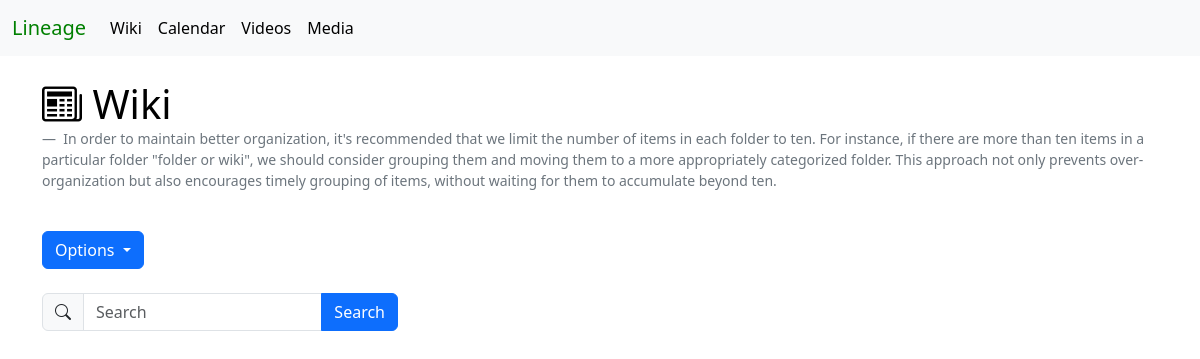
The app's page /wiki-search/, older data.
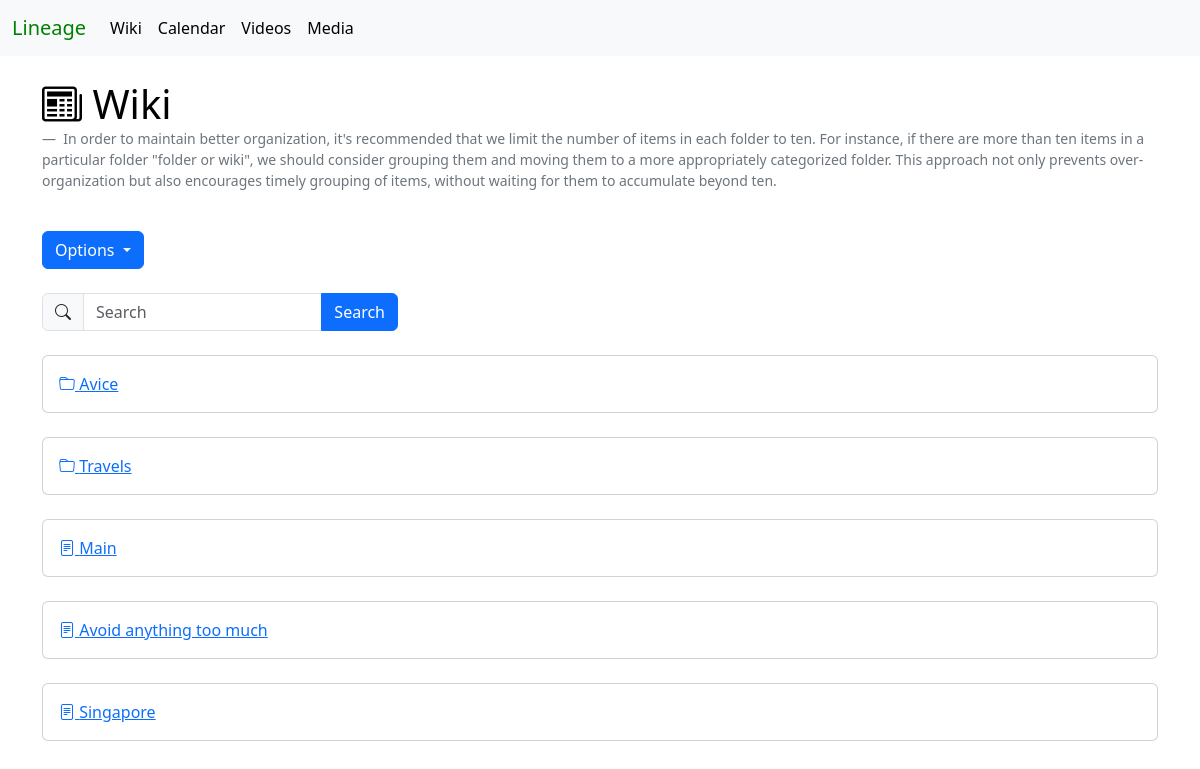
The same page, newer data.
### wiki/models.py (models this page shows, shortened)
class WikiFolder(models.Model):
    name = models.CharField(unique=True, max_length=255)
    folder_id = models.IntegerField()
    created_by = models.IntegerField()
    created_at = models.DateTimeField(auto_now_add=True)
    updated_by = models.IntegerField()
    updated_at = models.DateTimeField(auto_now_add=True)
    deleted_at = models.DateTimeField(null=True, blank=True)

class WikiContent(models.Model):
    title = models.CharField(unique=True, max_length=255)
    content = models.TextField()
    folder_id = models.IntegerField()
    created_by = models.IntegerField()
    created_at = models.DateTimeField(auto_now_add=True)
    updated_by = models.IntegerField()
    updated_at = models.DateTimeField(auto_now_add=True)
    deleted_at = models.DateTimeField(null=True, blank=True)

### wiki/views.py (the view)
# urls.py: path('wiki-search/', views.wiki_search, name='wiki search'),
def wiki_search(request):
    query = request.GET.get('search', '')
    wiki_folders = WikiFolder.objects.filter(name__icontains=query.lower())
    wikis = WikiContent.objects.filter(
        Q(title__icontains=query.lower()) |
        Q(content__icontains=query.lower())
    )
    context = {
        'wiki_folders': wiki_folders,
        'wikis': wikis,
        'folder_id': 0
    }
    return render(request, 'wiki/wiki_home.html', context)

### wiki/templates/wiki/wiki_home.html (shortened to what this page needs)
{% extends "base.html" %}
{% block content %}
    {% load static %}
    <link rel="stylesheet" href="{% static 'wiki/style.css' %}">
    <h1>
        <a class="header-link" href="{% url 'wiki home' %}">
            <i class="bi bi-newspaper"></i>
            Wiki
        </a>
    </h1>
    <p>
        <figcaption class="blockquote-footer">
            In order to maintain better organization, it's recommended that we limit the number of items in each folder to ten. For instance, if there are more than ten items in a particular folder "folder or wiki", we should consider grouping them and moving them to a more appropriately categorized folder. This approach not only prevents over-organization but also encourages timely grouping of items, without waiting for them to accumulate beyond ten.
        </figcaption>
    </p>
    <div class="dropdown">
        <button type="button" class="btn btn-primary dropdown-toggle" data-bs-toggle="dropdown" aria-expanded="false">
            Options
        </button>
    </div>
    <div class="row">
        <div class="col-md-4">
            <form action="{% url 'wiki search' %}" method="get">
                <div class="input-group">
                    <span class="input-group-text">
                        <i class="bi bi-search"></i>
                    </span>
                    <input type="text" class="form-control" name="search" placeholder="Search" aria-label="Search">
                    <button type="submit" class="btn btn-primary">Search</button>
                </div>
            </form>
        </div>
      <div class="col-md-8"></div>
    </div>
    {% for folder in wiki_folders %}
        <br>
        <div class="card">
            <div class="card-body">
                <a href="{% url 'wiki folder' folder.id %}">
                    <i class="bi bi-folder"></i>
                    {{ folder.name }}
                </a>
            </div>
        </div>
    {% endfor %}
    {% for wiki in wikis %}
        <br>
        <div class="card">
            <div class="card-body">
                <a href="{% url 'wiki page' wiki.id %}">
                    <i class="bi bi-file-text"></i>
                    {{ wiki.title }}
                </a>
            </div>
        </div>
    {% endfor %}
{% endblock %}

Row changes from the older to the newer data that the page shows:
added WikiFolder: name "Avice"
added WikiFolder: name "Travels"
added WikiContent: title "Main"
added WikiContent: title "Avoid anything too much"
added WikiContent: title "Singapore"
